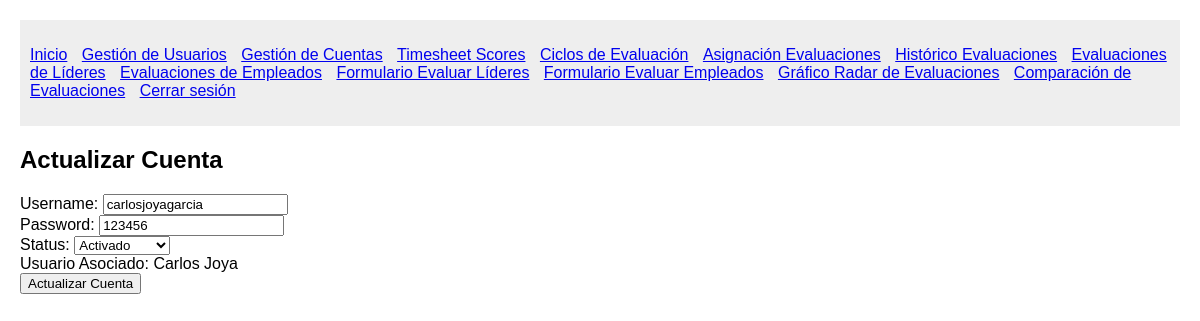
Page /accounts/update/15/ (signed in) on the committed database.
### System/models.py (models this page shows)
class UserAccount(models.Model):
    username = models.CharField(max_length=50, unique=True)
    password = models.CharField(max_length=128)  # Esto luego lo encriptaremos
    usuario = models.OneToOneField(Usuario, on_delete=models.CASCADE)
    status = models.CharField(max_length=20)

class Usuario(models.Model):
    first_name = models.CharField(max_length=50)
    middle_name = models.CharField(max_length=50, blank=True, null=True)
    last_name = models.CharField(max_length=50)
    second_last_name = models.CharField(max_length=50, blank=True, null=True)
    user_type = models.CharField(max_length=50)
    position = models.ForeignKey(Position, on_delete=models.PROTECT)

### System/views.py (the view)
# urls.py: path('accounts/update/<int:account_id>/', views.update_account, name='update_account'),
@login_required
def update_account(request, account_id):
    try:
        account = UserAccount.objects.get(id=account_id)
    except UserAccount.DoesNotExist:
        return redirect('list_accounts')
    if request.method == 'POST':
        account.username = request.POST.get('username').strip()
        account.password = request.POST.get('password').strip()
        account.status = request.POST.get('status').strip()
        account.save()
        return redirect('list_accounts')
    return render(request, 'System/update_account.html', {'account': account})

### System/views.py (called while the page is built)
def login_required(view_func):
    @wraps(view_func)
    def wrapped_view(request, *args, **kwargs):
        if not request.session.get('user_id'):
            return redirect('login')
        return view_func(request, *args, **kwargs)
    return wrapped_view

### System/templates/System/update_account.html (shortened to what this page needs)
{% extends 'System/base.html' %}
{% load static %}
{% block content %}
    <h2>Actualizar Cuenta</h2>
    <form method="post">
        <label>Username:</label>
        <input type="text" name="username" value="{{ account.username }}" required><br>        <label>Password:</label>
        <input type="text" name="password" value="{{ account.password }}" required><br>
        <label>Status:</label>
        <select name="status" required>
            <option value="Activado" {% if account.status == "Activado" %}selected{% endif %}>Activado</option>
        </select><br>
        <label>Usuario Asociado: <span>{{ account.usuario.first_name }} {{ account.usuario.last_name }}</span></label><br>
        <button type="submit">Actualizar Cuenta</button>
    </form>
{% endblock %}

### System/static/css/styles.css (style rules this page uses)
body { font-family: Arial, sans-serif; margin: 20px; }

### rows in the picture
UserAccount: username "carlosjoyagarcia", password "123456", usuario.first_name "Carlos", usuario.last_name "Joya"
